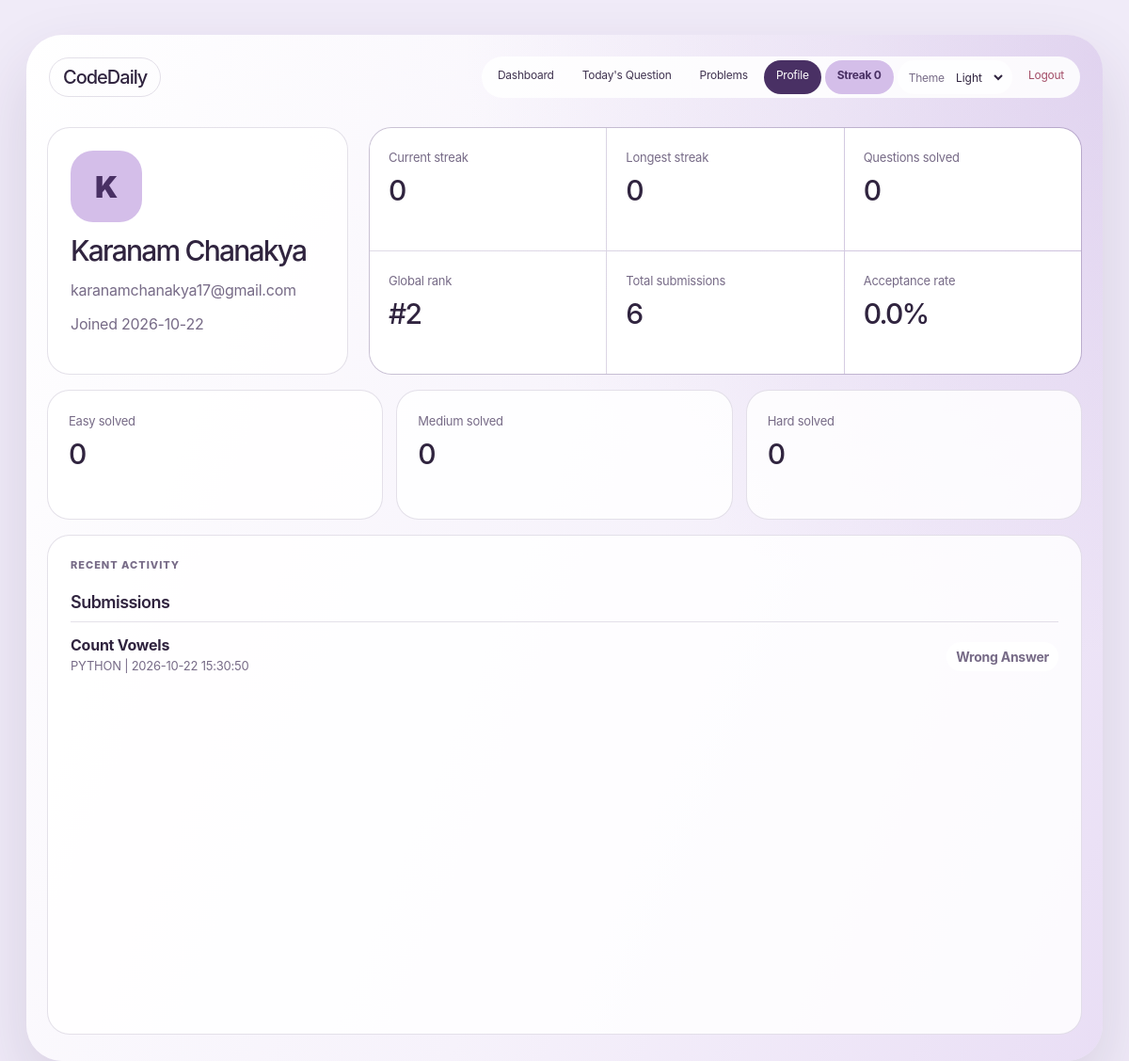
Screenshot of /profile (signed in) with the database file from the repository.
### tables this page shows
CREATE TABLE users (
                id INTEGER PRIMARY KEY AUTOINCREMENT,
                fullname TEXT NOT NULL,
                email TEXT UNIQUE NOT NULL,
                password TEXT NOT NULL,
                current_streak INTEGER NOT NULL DEFAULT 0,
                longest_streak INTEGER NOT NULL DEFAULT 0,
                last_solved_date TEXT,
                joined_at TEXT NOT NULL DEFAULT CURRENT_TIMESTAMP
            );

CREATE TABLE submissions (
                id INTEGER PRIMARY KEY AUTOINCREMENT,
                user_id INTEGER NOT NULL,
                question_id INTEGER NOT NULL,
                language TEXT NOT NULL,
                source_code TEXT NOT NULL,
                verdict TEXT NOT NULL,
                execution_time REAL NOT NULL DEFAULT 0,
                submitted_at TEXT NOT NULL DEFAULT CURRENT_TIMESTAMP,
                FOREIGN KEY (user_id) REFERENCES users(id),
                FOREIGN KEY (question_id) REFERENCES questions(id)
            );

CREATE TABLE questions (
                id INTEGER PRIMARY KEY AUTOINCREMENT,
                title TEXT NOT NULL,
                difficulty TEXT NOT NULL,
                description TEXT NOT NULL,
                example_input TEXT NOT NULL,
                example_output TEXT NOT NULL,
                constraints_json TEXT NOT NULL DEFAULT '[]',
                function_signature TEXT,
                hidden_input TEXT,
                hidden_output TEXT,
                source TEXT NOT NULL DEFAULT 'seed',
                created_at TEXT NOT NULL DEFAULT CURRENT_TIMESTAMP
            );

### app.py (the view)
@app.route("/profile")
@login_required
def profile():
    user = get_user(session["user_id"])
    stats = user_stats(session["user_id"])
    return render_template("profile.html", user=user, stats=stats)

### app.py (called while the page is built)
def login_required(view):
    @wraps(view)
    def wrapped(*args, **kwargs):
        if "user_id" not in session:
            return redirect(url_for("login"))
        return view(*args, **kwargs)
    return wrapped

@app.context_processor
def inject_user():
    if not session.get("user_id"):
        return {"current_user": None, "current_stats": None}
    user = get_user(session["user_id"])
    return {"current_user": user, "current_stats": user_stats(session["user_id"])}

### database.py (called while the page is built)
def get_db():
    conn = sqlite3.connect(DATABASE)
    conn.row_factory = sqlite3.Row
    return conn

def get_user(user_id):
    with get_db() as conn:
        return conn.execute("SELECT * FROM users WHERE id = ?", (user_id,)).fetchone()

### templates/profile.html (shortened to what this page needs)
{% extends "base.html" %}
{% block content %}
<section class="profile-grid">
    <article class="profile-card">
        <div class="avatar">{{ user.fullname[0]|upper }}</div>
        <h1>{{ user.fullname }}</h1>
        <p>{{ user.email }}</p>
        <span>Joined {{ user.joined_at[:10] }}</span>
    </article>
    <article class="profile-stats">
        <div><span>Current streak</span><strong>{{ stats.current_streak }}</strong></div>
        <div><span>Longest streak</span><strong>{{ stats.longest_streak }}</strong></div>
        <div><span>Questions solved</span><strong>{{ stats.questions_solved }}</strong></div>
        <div><span>Global rank</span><strong>#{{ stats.global_rank }}</strong></div>
        <div><span>Total submissions</span><strong>{{ stats.total_submissions }}</strong></div>
        <div><span>Acceptance rate</span><strong>{{ stats.accuracy }}%</strong></div>
    </article>
</section>
<section class="difficulty-breakdown">
    <article><span>Easy solved</span><strong>{{ stats.easy_solved }}</strong></article>
    <article><span>Medium solved</span><strong>{{ stats.medium_solved }}</strong></article>
    <article><span>Hard solved</span><strong>{{ stats.hard_solved }}</strong></article>
</section>
<section class="activity-panel">
    <div class="section-title">
        <p class="eyebrow">Recent activity</p>
        <h2>Submissions</h2>
    </div>
    {% if stats.recent_activity %}
        {% for item in stats.recent_activity %}
        <div class="activity-row">
            <div>
                <strong>{{ item.title }}</strong>
                <span>{{ item.language|upper }} | {{ item.submitted_at }}</span>
            </div>
            <span class="status-pill {{ 'solved' if item.verdict == 'Accepted' else '' }}">{{ item.verdict }}</span>
        </div>
        {% endfor %}
    {% else %}
        <p class="muted">No submissions yet.</p>
    {% endif %}
</section>
{% endblock %}

### rows the page displays
users: fullname "K", fullname "Karanam Chanakya", email "karanamchanakya17@gmail.com", joined_at "2026-10-22"
submissions: title "Count Vowels", language "PYTHON", submitted_at "2026-10-22 15:30:50", verdict "Wrong Answer"

### other values shown
{{ current_stats.current_streak if current_stats else 0 }} "0"
{{ stats.current_streak }} "0"
{{ stats.longest_streak }} "0"
{{ stats.questions_solved }} "0"
{{ stats.global_rank }} "2"
{{ stats.total_submissions }} "6"
{{ stats.accuracy }} "0.0"
{{ stats.easy_solved }} "0"
{{ stats.medium_solved }} "0"
{{ stats.hard_solved }} "0"
